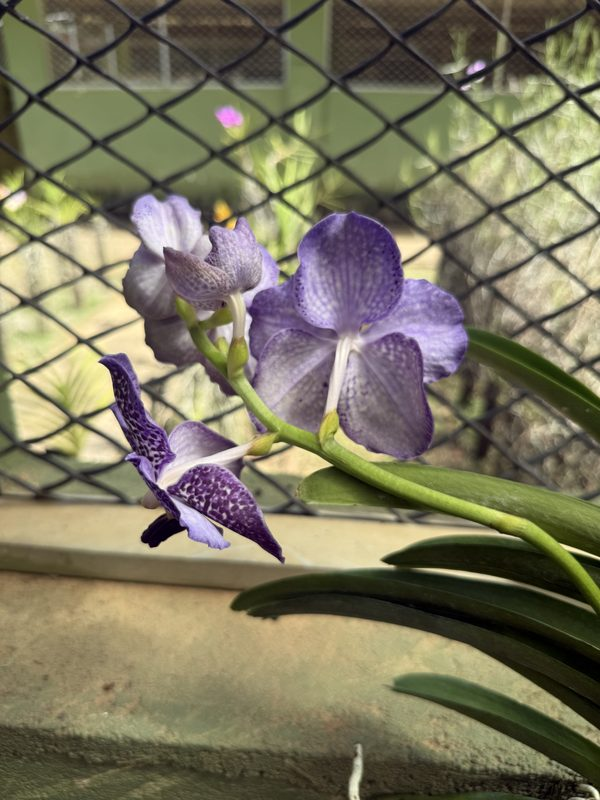
#> input picture ml-models/hybrid_pollination/data/knowledge/collection/img_6038.jpg, 600 x 800 px; its folder holds only this picture in this run
$ python -i probe_disease_features.py   (imports and definitions only)   (older library calls are emulated)
#> lines starting #> are read from the running program, lines starting #| are printed output that depends on the picture; after the words box and inside, x2 and y2 are one past the last pixel; in counts of white or black regions, pixels touching at a corner belong together
#> in segment_plant, img is the input picture: shape (800, 600, 3); mean B, G, R 94.8, 118.8, 123.7
### ml-models/hybrid_pollination/src/segmentation.py
"""
Hybrid Pollination - Plant Segmentation Module

Isolates the subject orchid plant from the nursery background before any
trait is measured.

Why this exists:
    Feature extraction previously averaged colour and texture over the WHOLE
    frame. In this dataset the background is other green plants, teal shade
    netting, reddish laterite gravel and concrete, so those averages mostly
    described the background. Measuring "how brown is this plant" without a
    mask measures the gravel.

Two stages:
    1. Vegetation mask   - which pixels are plant material at all
    2. Subject selection - which of those pixels belong to the plant the
                           photo is ABOUT (frames often contain several)

Subject selection uses sharpness (the subject is the in-focus object) and a
mild centre prior, which together approximate "what the photographer aimed at".
"""

import cv2
import numpy as np


# ──────────────────────────────────────────────
# Configuration
# ──────────────────────────────────────────────
WORK_LONG_SIDE = 512        # Long edge after resize. Aspect ratio is preserved -
                            # squashing to a square distorts leaf aspect ratios,
                            # which later become vigour features.
EXG_THRESHOLD = 0.05        # Excess-green cutoff for vegetation
FOCUS_TILE = 32             # Tile size for the sharpness map
MIN_SUBJECT_AREA = 0.02     # Reject subject blobs smaller than 2% of the frame
GRABCUT_ITERS = 3           # GrabCut refinement iterations


# ──────────────────────────────────────────────
# Helpers
# ──────────────────────────────────────────────
def resize_long_side(img: np.ndarray, long_side: int = WORK_LONG_SIDE) -> np.ndarray:
    """
    Resize so the longer edge equals long_side, preserving aspect ratio.

    Aspect ratio matters downstream: leaf elongation and fan shape become
    vigour features, and a forced square resize would corrupt both.
    """
#> called with long_side = 512
    h, w = img.shape[:2]
    scale = long_side / max(h, w)
    if scale >= 1.0:
        return img.copy()
    return cv2.resize(img, (int(round(w * scale)), int(round(h * scale))),
                      interpolation=cv2.INTER_AREA)


# ──────────────────────────────────────────────
# Stage 1 - Vegetation mask
# ──────────────────────────────────────────────
def vegetation_mask(img: np.ndarray) -> np.ndarray:
    """
    Mark every pixel that looks like plant material (leaf, stem or flower).

    Combines two cues so that stressed tissue is not lost:
      - Excess Green (2G - R - B), robust to illumination changes
      - A broad HSV band that also keeps yellowed (chlorotic) leaf tissue,
        which pure ExG would drop precisely when it matters most

    Args:
        img: BGR image

    Returns:
        uint8 mask, 255 = plant material
    """
    img_f = img.astype(np.float32) / 255.0
    b, g, r = cv2.split(img_f)

    # Excess Green index, normalised so lighting has less influence
    total = r + g + b + 1e-6
    exg = (2 * g - r - b) / total

    exg_mask = (exg > EXG_THRESHOLD).astype(np.uint8) * 255
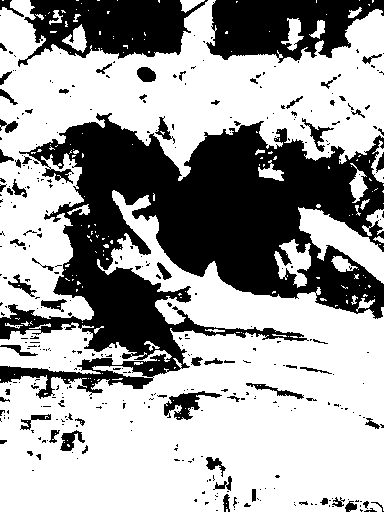
#> exg_mask: shape (512, 384); 63.7% white; 370 black regions (297 under 20 px), largest, box (x1, y1, x2, y2) and area: (0, 113, 384, 399) 49912, (18, 0, 208, 67) 7466, (206, 0, 384, 63) 7315

    # Vegetation hue band: 25-95 covers yellow-green through green.
    # Chlorotic (yellowing) leaves sit near hue 25-40 and must be kept, since
    # losing them would hide exactly the plants we care about detecting.
    # Saturation and value floors are deliberately high: these photos are hazy
    # and backlit, and a permissive band marks sky, netting and gravel as plant.
    hsv = cv2.cvtColor(img, cv2.COLOR_BGR2HSV)
#> hsv: shape (512, 384, 3); mean H, S, V 44.6, 78.6, 127.3
    hue_mask = cv2.inRange(hsv, np.array([25, 60, 40]), np.array([95, 255, 245]))
#> hue_mask: shape (512, 384); 37.7% white; 368 white regions (300 under 20 px), largest, box (x1, y1, x2, y2) and area: (0, 34, 384, 177) 22402, (0, 425, 209, 512) 11719, (178, 397, 384, 512) 11537

    # AND, not OR: a pixel must look green by both measures. OR was letting the
    # whole frame through on washed-out images.
    mask = cv2.bitwise_and(exg_mask, hue_mask)

    # Remove speckle, then close gaps inside leaves
    kernel = cv2.getStructuringElement(cv2.MORPH_ELLIPSE, (5, 5))
    mask = cv2.morphologyEx(mask, cv2.MORPH_OPEN, kernel, iterations=1)
#> mask: shape (512, 384); 34% white; 90 white regions (13 under 20 px), largest, box (x1, y1, x2, y2) and area: (107, 47, 359, 166) 11336, (0, 432, 208, 512) 11321, (178, 403, 384, 501) 9646
    mask = cv2.morphologyEx(mask, cv2.MORPH_CLOSE, kernel, iterations=2)
#> mask: shape (512, 384); 37.8% white; 34 white regions (5 under 20 px), largest, box (x1, y1, x2, y2) and area: (0, 0, 384, 176) 29379, (0, 426, 208, 512) 12377, (178, 397, 384, 512) 11183

    return mask


# ──────────────────────────────────────────────
# Stage 2 - Subject selection
# ──────────────────────────────────────────────
def sharpness_map(img: np.ndarray, tile: int = FOCUS_TILE) -> np.ndarray:
    """
    Per-tile focus measure, upsampled to full resolution.

    The in-focus subject has high local Laplacian variance; blurred background
    foliage has low variance. This is a depth-from-focus proxy and is what lets
    us pick the intended plant out of a bench full of them.

    Returns:
        float32 map in [0, 1], same HxW as img
    """
#> called with tile = 32
    gray = cv2.cvtColor(img, cv2.COLOR_BGR2GRAY)
    h, w = gray.shape

    lap = cv2.Laplacian(gray, cv2.CV_32F, ksize=3)
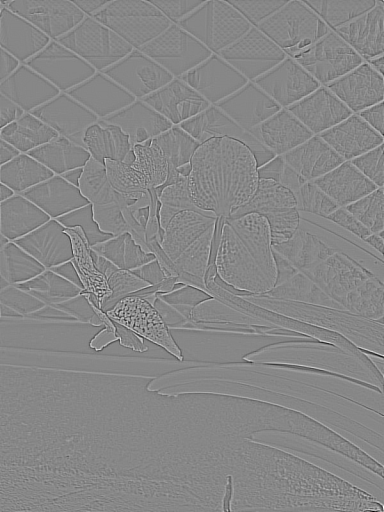
#> lap: shape (512, 384) float32; min -904, max 800, mean 0; drawn with min black and max white
    lap_sq = lap ** 2

    # Mean of squared Laplacian per tile == local variance proxy
    small = cv2.resize(lap_sq, (max(1, w // tile), max(1, h // tile)),
                       interpolation=cv2.INTER_AREA)
    small = cv2.GaussianBlur(small, (3, 3), 0)

    focus = cv2.resize(small, (w, h), interpolation=cv2.INTER_LINEAR)
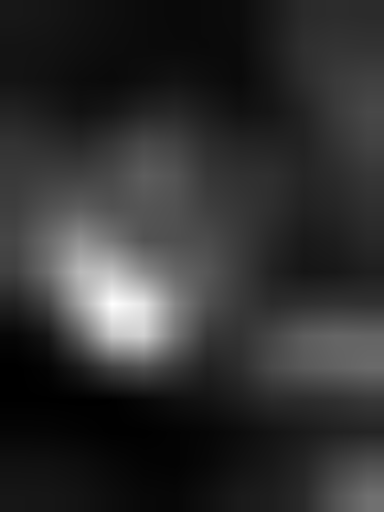
#> focus: shape (512, 384) float32; min 463.9, max 19337.4, mean 4074.4; drawn with min black and max white

    # Normalise to [0, 1] using a high percentile so one specular highlight
    # does not flatten the whole map
    hi = np.percentile(focus, 99)
#> hi = 15952.6
    if hi > 1e-6:
        focus = np.clip(focus / hi, 0.0, 1.0)
    else:
        focus = np.zeros_like(focus)

    return focus


def centre_prior(shape: tuple) -> np.ndarray:
    """
    Gaussian weight favouring the middle of the frame.

    Deliberately wide (sigma = 40% of the frame) so it only breaks ties between
    equally sharp regions rather than forcing a centre crop.
    """
    h, w = shape[:2]
    yy, xx = np.mgrid[0:h, 0:w].astype(np.float32)
    cy, cx = h / 2.0, w / 2.0
    sy, sx = h * 0.4, w * 0.4
    return np.exp(-(((yy - cy) ** 2) / (2 * sy ** 2) + ((xx - cx) ** 2) / (2 * sx ** 2)))


def subject_score(img: np.ndarray, veg: np.ndarray) -> np.ndarray:
    """
    Per-pixel "is this the subject" score, before any hard decision.

    Connected-component scoring does not work on this dataset: the subject
    touches background foliage, so the whole frame merges into one component
    and every candidate scores identically. Scoring per pixel first, and only
    then taking components, avoids that failure.

    Returns:
        float32 map in [0, 1]
    """
    focus = sharpness_map(img)
    prior = centre_prior(img.shape)

    # Sharpness is the real discriminator here - the background in these photos
    # is other plants, so no colour rule can separate them, but it is blurred.
    score = (focus ** 1.5) * (0.4 + 0.6 * prior)

    # Non-vegetation cannot be the subject plant
    score = score * (veg > 0).astype(np.float32)

    return cv2.GaussianBlur(score, (31, 31), 0)
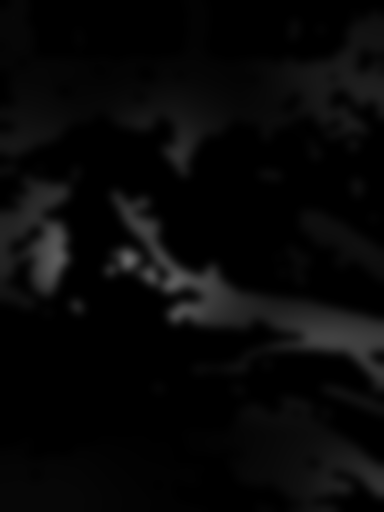
#> returned value: shape (512, 384) float32; min 0, max 0.401, mean 0.0329


def subject_mask(img: np.ndarray, veg: np.ndarray) -> np.ndarray:
    """
    Narrow a vegetation mask down to the single plant the photo is about.

    Seeds GrabCut from the sharpness/centre score map, then intersects the
    result back with the vegetation mask so that pots, wires and benches the
    colour model may have kept are dropped.

    Args:
        img: BGR image
        veg: vegetation mask from vegetation_mask()

    Returns:
        uint8 mask, 255 = subject plant
    """
    score = subject_score(img, veg)

    if score.max() < 1e-6:
        return veg  # No focus signal at all - fall back to all vegetation

    # Seed GrabCut: confident foreground / background from the score extremes,
    # everything between left for GrabCut's colour model to resolve.
    hi = np.percentile(score[score > 0], 75) if np.any(score > 0) else 1.0
#> hi = 0.0507
    lo = np.percentile(score, 40)
#> lo = 0.00348

    gc_mask = np.full(img.shape[:2], cv2.GC_PR_BGD, dtype=np.uint8)
    gc_mask[score >= lo] = cv2.GC_PR_FGD
    gc_mask[score >= hi] = cv2.GC_FGD
    gc_mask[(veg == 0) & (score < lo)] = cv2.GC_BGD

    # GrabCut needs both a foreground and a background seed to run
    if not np.any(gc_mask == cv2.GC_FGD) or not np.any(gc_mask == cv2.GC_BGD):
        mask = ((score >= hi).astype(np.uint8)) * 255
    else:
        try:
            bgd_model = np.zeros((1, 65), np.float64)
            fgd_model = np.zeros((1, 65), np.float64)
            cv2.grabCut(img, gc_mask, None, bgd_model, fgd_model,
                        GRABCUT_ITERS, cv2.GC_INIT_WITH_MASK)
            mask = np.where((gc_mask == cv2.GC_FGD) | (gc_mask == cv2.GC_PR_FGD), 255, 0).astype(np.uint8)
        except cv2.error:
            mask = ((score >= hi).astype(np.uint8)) * 255

    # Drop anything GrabCut kept that is not plant material
    mask = cv2.bitwise_and(mask, veg)
#> mask: shape (512, 384); 26.8% white; 17 white regions (5 under 20 px), largest, box (x1, y1, x2, y2) and area: (0, 9, 384, 176) 27300, (112, 191, 384, 392) 10279, (251, 399, 384, 512) 6499

    kernel = cv2.getStructuringElement(cv2.MORPH_ELLIPSE, (5, 5))
    mask = cv2.morphologyEx(mask, cv2.MORPH_OPEN, kernel, iterations=1)
#> mask: shape (512, 384); 26.7% white; 14 white regions (2 under 20 px), largest, box (x1, y1, x2, y2) and area: (0, 9, 384, 176) 27258, (112, 191, 384, 392) 10223, (252, 399, 384, 512) 6481
    mask = cv2.morphologyEx(mask, cv2.MORPH_CLOSE, kernel, iterations=2)
#> mask: shape (512, 384); 26.7% white; 15 white regions (3 under 20 px), largest, box (x1, y1, x2, y2) and area: (0, 9, 384, 176) 27280, (112, 191, 384, 392) 10224, (252, 399, 384, 512) 6498

    # Keep the dominant blob and anything comparable to it, so a plant split by
    # an occluding wire survives as one plant
    n_labels, labels, stats, _ = cv2.connectedComponentsWithStats(
        (mask > 0).astype(np.uint8), connectivity=8
    )
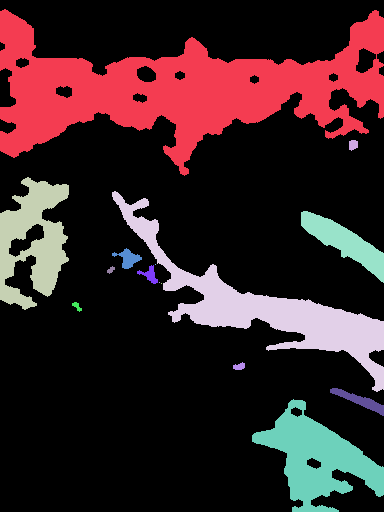
#> labels: shape (512, 384) int32; 16 distinct labels, from 0 to 15; one colour per label, 0 black
#> n_labels = 16; stats = 16 rows, first 6: [0, 0, 384, 512, 144074], [0, 9, 384, 167, 27280], [349, 140, 9, 11, 81], [0, 177, 69, 133, 5236], [112, 191, 272, 201, 10224], [301, 211, 83, 72, 2150]
    if n_labels > 1:
        areas = stats[1:, cv2.CC_STAT_AREA]
#> areas = [27280, 81, 5236, 10224, 2150, 281, 163, 1, 36, 1, 1, 49, 68, 465, 6498]
        biggest = areas.max()
#> biggest = 27280
        keep = [i + 1 for i, a in enumerate(areas) if a >= biggest * 0.15]
#> keep = [1, 3, 4, 15]
        mask = np.isin(labels, keep).astype(np.uint8) * 255
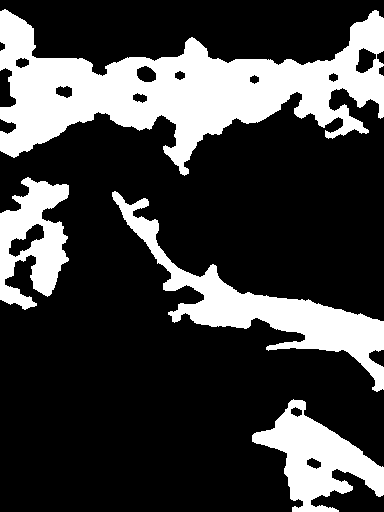
#> mask: shape (512, 384); 25% white; 4 white regions, box (x1, y1, x2, y2) and area: (0, 9, 384, 176) 27280, (112, 191, 384, 392) 10224, (252, 399, 384, 512) 6498, (0, 177, 69, 310) 5236

    return mask


# ──────────────────────────────────────────────
# Public API
# ──────────────────────────────────────────────
def segment_plant(image_path: str = None, img: np.ndarray = None) -> dict:
    """
    Full segmentation pipeline.

    Args:
        image_path: Path to an image file, or
        img:        An already-loaded BGR image

    Returns:
        dict with:
            image        - resized BGR image used for all measurements
            veg_mask     - all vegetation in frame
            plant_mask   - the subject plant only
            coverage     - subject area as a fraction of the frame
            veg_coverage - all vegetation as a fraction of the frame
            isolation    - subject area / vegetation area. Low values mean the
                           frame is crowded with other plants, so downstream
                           whole-plant traits should be trusted less.
    """
    if img is None:
        if image_path is None:
            raise ValueError("Provide either image_path or img")
        img = cv2.imread(image_path)
        if img is None:
            raise ValueError(f"Could not load image: {image_path}")

    img = resize_long_side(img, WORK_LONG_SIDE)

    veg = vegetation_mask(img)
    plant = subject_mask(img, veg)

    frame_area = img.shape[0] * img.shape[1]
    veg_area = int(cv2.countNonZero(veg))
#> veg_area = 74404
    plant_area = int(cv2.countNonZero(plant))
#> plant_area = 49238

    return {
        "image": img,
        "veg_mask": veg,
        "plant_mask": plant,
        "coverage": plant_area / frame_area,
        "veg_coverage": veg_area / frame_area,
        "isolation": (plant_area / veg_area) if veg_area > 0 else 0.0,
    }


def apply_mask(img: np.ndarray, mask: np.ndarray) -> np.ndarray:
    """Black out everything outside the mask (for visualisation and debugging)."""
    return cv2.bitwise_and(img, img, mask=mask)


# [5 lines left out: function overlay_mask, not called in this run]


# ──────────────────────────────────────────────
# Test
# ──────────────────────────────────────────────
# [29 lines that do not run on import are left out]

### ml-models/hybrid_pollination/src/probe_disease_features.py
"""
Hybrid Pollination - Disease Feature Probe

Diagnostic tool, not part of the runtime pipeline.

Computes a wide set of candidate disease measurements on every annotated plant
image, then ranks each one by how well it separates diseased from healthy
plants. The heuristic provider is then built only from measurements that
actually carry signal, instead of from thresholds chosen by eye.

The first hand-tuned attempt scored a healthy plant as MORE diseased than a
diseased one, because:
  - absolute yellow bands flag healthy Vanda foliage, which is naturally
    yellow-green under high light
  - black-hat lesion detection fires on water droplets and the shadows
    between overlapping leaves

So most candidates here are measured RELATIVE to each plant's own leaf tone,
which removes both the species colour bias and the exposure differences
between photographs.

Usage:
    python src/probe_disease_features.py
    python src/probe_disease_features.py --per-plant 6
"""

import os
import sys
import argparse

import cv2
import numpy as np
import pandas as pd

sys.path.insert(0, os.path.dirname(os.path.abspath(__file__)))
from segmentation import segment_plant


BASE_DIR = os.path.dirname(os.path.dirname(os.path.abspath(__file__)))
CLEAN_CSV = os.path.join(BASE_DIR, "data", "image_annotations_clean.csv")
RESULTS_DIR = os.path.join(BASE_DIR, "results")
PROBE_CSV = os.path.join(RESULTS_DIR, "disease_feature_probe.csv")


# ──────────────────────────────────────────────
# Candidate measurements
# ──────────────────────────────────────────────
def probe_features(image_path: str) -> dict:
    """Compute every candidate disease measurement for one image."""
    seg = segment_plant(image_path)
#> seg = 6 items
    img, mask = seg["image"], seg["plant_mask"]

    leaf_area = int(cv2.countNonZero(mask))
#> leaf_area = 49238
    if leaf_area < 500:
        return None

    m = mask > 0
    hsv = cv2.cvtColor(img, cv2.COLOR_BGR2HSV)
    lab = cv2.cvtColor(img, cv2.COLOR_BGR2LAB)
#> lab: shape (512, 384, 3); mean of channels 0, 1, 2 124.8, 126, 141.6
    gray = cv2.cvtColor(img, cv2.COLOR_BGR2GRAY)

    H, S, V = (hsv[:, :, i][m].astype(np.float32) for i in range(3))
    L, A, B = (lab[:, :, i][m].astype(np.float32) for i in range(3))

    f = {"leaf_area_px": leaf_area,
         "isolation": seg["isolation"],
         "coverage": seg["coverage"]}
#> f = {'leaf_area_px': 49238, 'isolation': 0.662, 'coverage': 0.25}

    # ── Absolute colour statistics ────────────
    f["hue_mean"], f["hue_std"] = float(H.mean()), float(H.std())
    f["sat_mean"], f["sat_std"] = float(S.mean()), float(S.std())
    f["val_mean"], f["val_std"] = float(V.mean()), float(V.std())
    f["lab_a_mean"] = float(A.mean())     # higher = shifted toward red
    f["lab_b_mean"] = float(B.mean())     # higher = shifted toward yellow
    f["lab_a_std"], f["lab_b_std"] = float(A.std()), float(B.std())

    # ── Relative colour: deviation from THIS plant's own leaf tone ────
    # Removes both the natural yellow-green of Vanda and per-photo exposure.
    hue_med, val_med, sat_med = np.median(H), np.median(V), np.median(S)
#> hue_med = 35; val_med = 135; sat_med = 82
    f["hue_below_med_frac"] = float((H < hue_med - 6).mean())   # yellower than typical
    f["hue_iqr"] = float(np.percentile(H, 75) - np.percentile(H, 25))
    f["val_iqr"] = float(np.percentile(V, 75) - np.percentile(V, 25))
    f["sat_iqr"] = float(np.percentile(S, 75) - np.percentile(S, 25))

    # Tissue markedly darker than the plant's own median = candidate necrosis
    for k in (30, 50, 70):
        f[f"dark_rel_{k}"] = float((V < val_med - k).mean())
#> after the loop, f = 20 items
    # Tissue markedly less saturated = candidate bleaching
    f["desat_rel_40"] = float((S < sat_med - 40).mean())

    # ── Lesion detection at several scales ────
    for ksize in (9, 15, 25):
        f.update(_lesion_stats(gray, mask, ksize, leaf_area))
#> after the loop, f = 33 items

    # ── Texture ───────────────────────────────
    lap = cv2.Laplacian(gray, cv2.CV_32F, ksize=3)
    f["lap_var"] = float(lap[m].var())

    edges = cv2.Canny(gray, 60, 160)
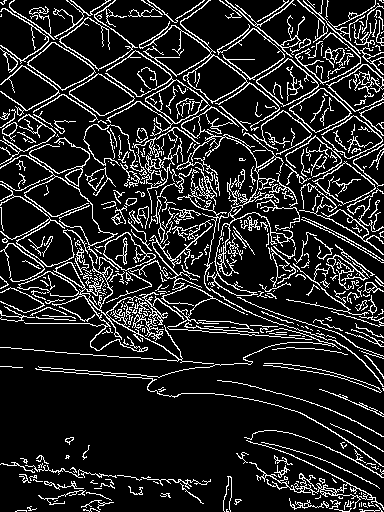
#> edges: shape (512, 384); 14.4% white in thin lines or dots
    f["edge_density"] = float(cv2.countNonZero(cv2.bitwise_and(edges, mask)) / leaf_area)

    # ── Shape: ragged outlines suggest damaged leaves ────
    contours, _ = cv2.findContours(mask, cv2.RETR_EXTERNAL, cv2.CHAIN_APPROX_SIMPLE)
#> contours = 4 contours; box (x1, y1, x2, y2) and area: (0, 9, 384, 176) 27594, (112, 191, 384, 392) 9732, (252, 399, 384, 512) 6412, (0, 177, 69, 310) 5468
    if contours:
        big = max(contours, key=cv2.contourArea)
#> big = contour of 916 points, box (x1, y1, x2, y2) (0, 9, 384, 176), area 27594
        area = cv2.contourArea(big)
#> area = 27594
        hull = cv2.contourArea(cv2.convexHull(big))
#> hull = 56870.5
        perim = cv2.arcLength(big, True)
#> perim = 1744.4
        f["solidity"] = float(area / hull) if hull > 0 else 0.0
        f["perim_area_ratio"] = float(perim / np.sqrt(area)) if area > 0 else 0.0
    else:
        f["solidity"], f["perim_area_ratio"] = 0.0, 0.0

    return f


def _lesion_stats(gray: np.ndarray, mask: np.ndarray, ksize: int, leaf_area: int) -> dict:
    """
    Dark-spot statistics at one scale.

    Eroding the mask before counting keeps leaf-edge darkness out, and the
    circularity filter rejects the elongated shadows between leaves. Water
    droplets survive both, which is why these must be validated rather than
    trusted.
    """
    kernel = cv2.getStructuringElement(cv2.MORPH_ELLIPSE, (ksize, ksize))
    blackhat = cv2.morphologyEx(gray, cv2.MORPH_BLACKHAT, kernel)

    inner = cv2.erode(mask, cv2.getStructuringElement(cv2.MORPH_ELLIPSE, (11, 11)))

    out = {}
    for contrast in (25, 40):
        _, spots = cv2.threshold(blackhat, contrast, 255, cv2.THRESH_BINARY)
        spots = cv2.bitwise_and(spots, inner)
        spots = cv2.morphologyEx(
            spots, cv2.MORPH_OPEN, cv2.getStructuringElement(cv2.MORPH_ELLIPSE, (3, 3))
        )

        n, labels, stats, _ = cv2.connectedComponentsWithStats((spots > 0).astype(np.uint8), 8)
        count, total = 0, 0
        for lab in range(1, n):
            a = stats[lab, cv2.CC_STAT_AREA]
            w, h = stats[lab, cv2.CC_STAT_WIDTH], stats[lab, cv2.CC_STAT_HEIGHT]
            if a < 8 or a > 1200 or w == 0 or h == 0:
                continue
            if max(w, h) / min(w, h) > 3.5 or a / float(w * h) < 0.35:
                continue
            count += 1
            total += int(a)

        out[f"lesion_n_k{ksize}_c{contrast}"] = count
        out[f"lesion_dens_k{ksize}_c{contrast}"] = total / leaf_area

    return out


# ──────────────────────────────────────────────
# Ranking
# ──────────────────────────────────────────────
# [89 lines left out: functions plant_level_auc, main, not called in this run]


# [2 lines not run here, left out]

>>> result = probe_features('../data/knowledge/collection/img_6038.jpg')
#> result = 37 items
